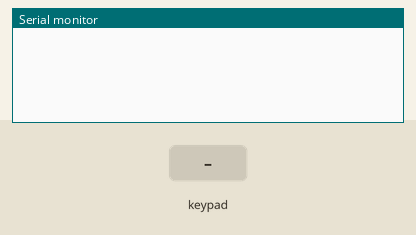
This sketch was run on a simulated Arduino Uno, built with avr-gcc and run on an emulated ATmega328P. Shown: the last lines printed to the serial monitor. The inputs (shaded band) are chosen by the test bench.

Above: at 1.2 s.
1.3 s: key '1' pressed
At 1.8 s:
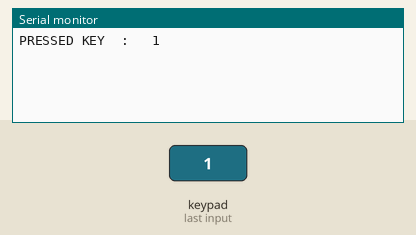
2.8 s: keypad keys 1 0 9 8 7 # pressed 0.4 s apart
At 5.9 s:
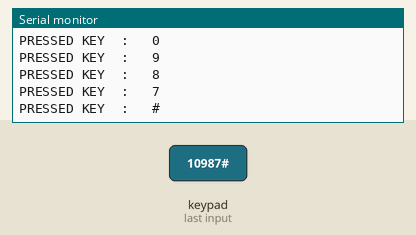
6.7 s: key 'A' pressed
At 7.1 s:
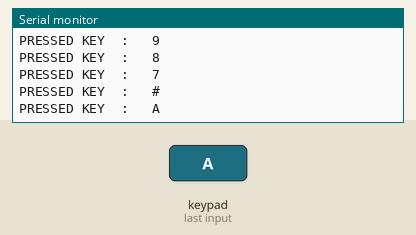
8.2 s: keypad keys 1 0 9 8 7 * pressed 0.4 s apart
At 11.2 s:
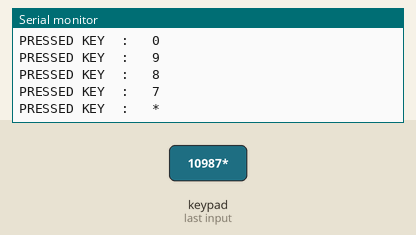
12.1 s: key 'B' pressed
At 12.4 s:
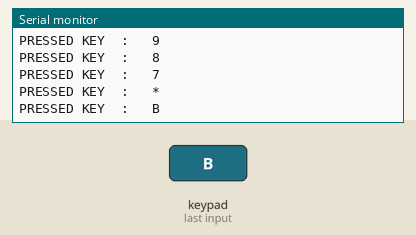
13.6 s: keypad keys 1 0 9 8 7 D pressed 0.4 s apart
At 16.5 s:
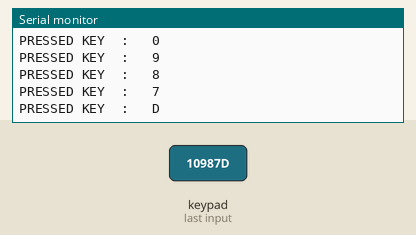
Timing chart, 0 to 18.0 s (numbered marks = the images above; inputs shaded):
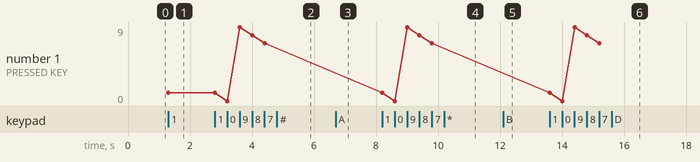

The sketch:

sketch_feb2a.ino
```cpp
#include<Keypad.h>

 const byte rows=4;
 const byte colm=4;
 char keys [rows][colm]=
 {
  {'1','3','2','A'},
   {'4','6','5','B'},
    {'7','9','8','C'},
     {'*','#','0','D'}
 };

 byte rowpin [4]={10,9,8,7};
 byte colmpin [4]={A0,A1,A2,A3};

 Keypad mykey= Keypad(makeKeymap(keys),rowpin,colmpin,4,4);

void setup() {
  Serial.begin(9600);

}

void loop() {

  char key=mykey.getKey();
  if (key)
  {
    Serial.print("PRESSED KEY  :   ");
    Serial.println(key);
  }

}
```

Measured:
- after the input at 1.3 s, the serial monitor: prints a new line at once (image 1)
- after the input at 2.8 s, the serial monitor: prints a new line after 0.40 s (image 2)
- after the input at 6.7 s, the serial monitor: prints a new line at once (image 3)
- after the input at 8.2 s, the serial monitor: prints a new line at once (image 4)
- after the input at 12.1 s, the serial monitor: prints a new line at once (image 5)
- after the input at 13.6 s, the serial monitor: prints a new line at once (image 6)
- plotted number 1: 1 → 7 after the input at 2.8 s
